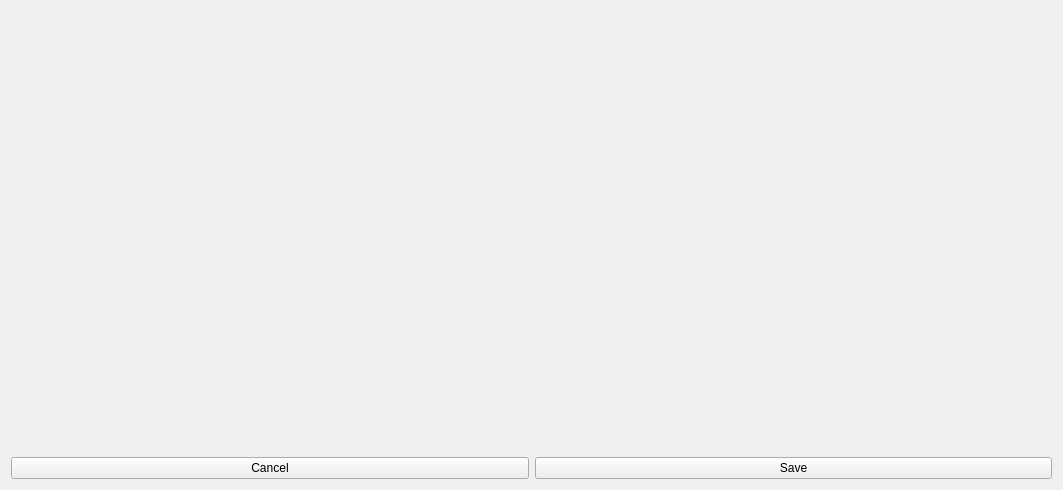
<?xml version="1.0" encoding="UTF-8"?>
<ui version="4.0">
 <class>plotting</class>
 <widget class="QWidget" name="plotting">
  <property name="geometry">
   <rect>
    <x>0</x>
    <y>0</y>
    <width>1063</width>
    <height>490</height>
   </rect>
  </property>
  <property name="windowTitle">
   <string>Plot builder</string>
  </property>
  <layout class="QGridLayout" name="gridLayout">
   <item row="1" column="0">
    <widget class="QCustomPlot" name="ap" native="true"/>
   </item>
   <item row="2" column="1">
    <widget class="QPushButton" name="save">
     <property name="text">
      <string>Save</string>
     </property>
    </widget>
   </item>
   <item row="0" column="0">
    <widget class="QCustomPlot" name="ml" native="true">
     <zorder>ap</zorder>
    </widget>
   </item>
   <item row="0" column="1" rowspan="2">
    <widget class="QCustomPlot" name="rd" native="true">
     <zorder>ml</zorder>
     <zorder>ap</zorder>
    </widget>
   </item>
   <item row="2" column="0">
    <widget class="QPushButton" name="cancel">
     <property name="text">
      <string>Cancel</string>
     </property>
    </widget>
   </item>
  </layout>
 </widget>
 <customwidgets>
  <customwidget>
   <class>QCustomPlot</class>
   <extends>QWidget</extends>
   <header>qcustomplot.h</header>
   <container>1</container>
  </customwidget>
 </customwidgets>
 <resources/>
 <connections/>
</ui>
